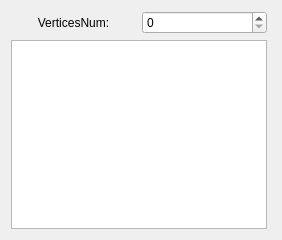
<?xml version="1.0" encoding="UTF-8"?>
<ui version="4.0">
 <class>CPolylineAttributeWidgetClass</class>
 <widget class="QWidget" name="CPolylineAttributeWidgetClass">
  <property name="geometry">
   <rect>
    <x>0</x>
    <y>0</y>
    <width>282</width>
    <height>240</height>
   </rect>
  </property>
  <property name="windowTitle">
   <string>CPolylineAttributeWidget</string>
  </property>
  <layout class="QFormLayout" name="formLayout">
   <item row="0" column="0">
    <layout class="QVBoxLayout" name="verticalLayout">
     <item>
      <layout class="QHBoxLayout" name="horizontalLayout" stretch="5,5">
       <item>
        <widget class="QLabel" name="label">
         <property name="sizePolicy">
          <sizepolicy hsizetype="Expanding" vsizetype="Preferred">
           <horstretch>0</horstretch>
           <verstretch>0</verstretch>
          </sizepolicy>
         </property>
         <property name="layoutDirection">
          <enum>Qt::LayoutDirection::LeftToRight</enum>
         </property>
         <property name="text">
          <string>VerticesNum:</string>
         </property>
         <property name="alignment">
          <set>Qt::AlignmentFlag::AlignCenter</set>
         </property>
        </widget>
       </item>
       <item>
        <widget class="QSpinBox" name="spinBox"/>
       </item>
      </layout>
     </item>
     <item>
      <widget class="QTableWidget" name="tableWidget"/>
     </item>
    </layout>
   </item>
  </layout>
 </widget>
 <layoutdefault spacing="6" margin="11"/>
 <resources/>
 <connections/>
</ui>
